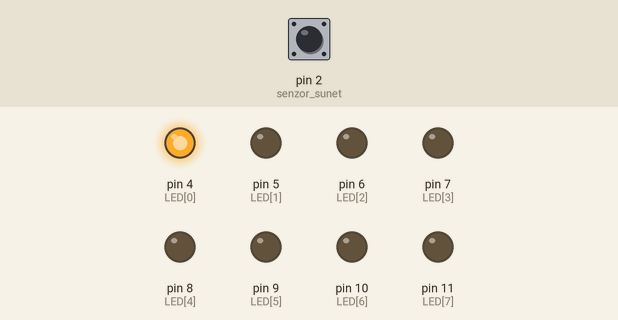
Bench run of a sketch on a simulated Arduino Uno, built with avr-gcc and run on an emulated ATmega328P. Shown: output pins drawn as LEDs (lit = HIGH). Inputs (shaded band) come from the test bench; at power-on: pin 2 (senzor_sunet) HIGH.

Above: at 1.2 s.
1.3 s: pin 2 (senzor_sunet) driven LOW
At 2.5 s:
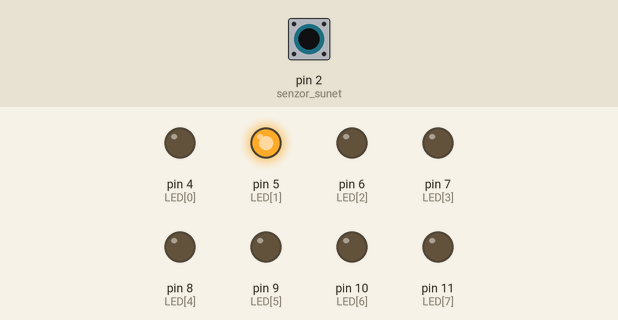
2.8 s: pin 2 (senzor_sunet) pulsed HIGH 5 times (0.12 s each, 0.3 s apart)
At 5.3 s:
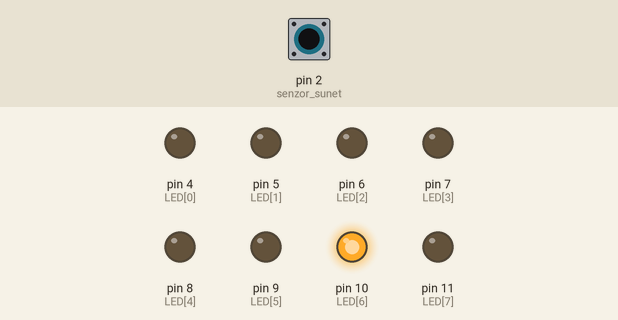
5.8 s: pin 2 (senzor_sunet) pulsed HIGH 2 times (0.12 s each, 0.3 s apart)
At 6.07 s:
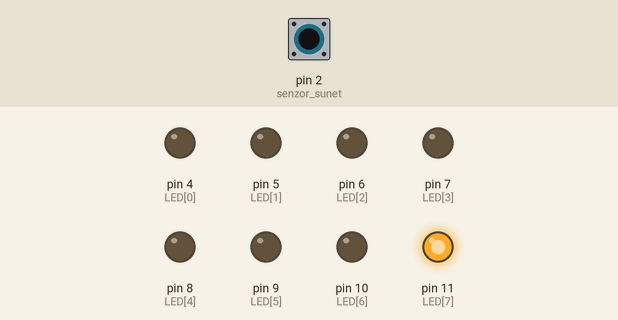
Timing chart, 0 to 8.8 s (numbered marks = the images above; inputs shaded):
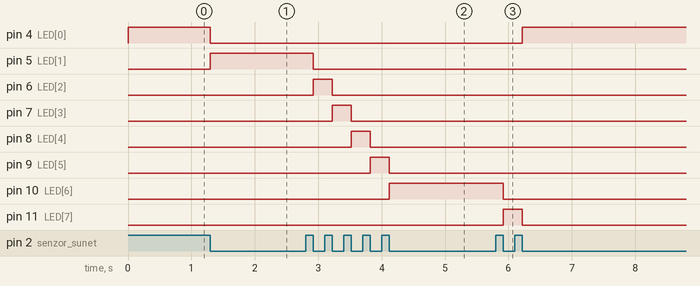

Measured:
- after the input at 1.3 s, pin 4 (LED[0]): HIGH → LOW at once; pin 5 (LED[1]): LOW → HIGH at once
- after the input at 2.8 s, pin 5 (LED[1]): HIGH → LOW after 0.12 s; pin 6 (LED[2]): LOW → HIGH after 0.12 s, → LOW 0.30 s later; pin 7 (LED[3]): LOW → HIGH after 0.42 s, → LOW 0.30 s later; pin 8 (LED[4]): LOW → HIGH after 0.72 s, → LOW 0.30 s later; pin 9 (LED[5]): LOW → HIGH after 1.0 s, → LOW 0.30 s later
- after the input at 5.8 s, pin 4 (LED[0]): LOW → HIGH after 0.42 s; pin 10 (LED[6]): HIGH → LOW after 0.12 s; pin 11 (LED[7]): LOW → HIGH after 0.12 s, → LOW 0.30 s later

The sketch:

interrupts_sound_senzor_LEDs_increment.ino
```cpp
//Conectati doua butoane pe pinii digitali 2,3 si 8 LED-uri pe pinii digitali 4-12.
//La pornire este aprins primul LED.
//La fiecare apasare pe butonul de pe pinul 2 (intrerupere generata pe frontul cazator) se va
//  deplasa la stanga pozitia LED-ului aprins, iar pentru butonul de pe pinul 3 la dreapta.
//Se declara variabila globala volatila directie, care va fi modificata in rutinele de intrerupere si testata in
//  bucla principala (loop).
//directie = 0 -> deplasare stanga
//directie = 1 -> deplasare dreapta
//In locul butoanelor se va folosi senzorul de sunet.
//https://www.arduino.cc/reference/en/language/functions/interrupts/interrupts/

const int senzor_sunet = 2;
const int LED[] = {4,5,6,7,8,9,10,11};

volatile int state = 0;

int x = 0;

void setup()
{
  pinMode(senzor_sunet,INPUT);
  for(int i=0; i<8; ++i)
    pinMode(LED[i],OUTPUT);

  attachInterrupt(digitalPinToInterrupt(senzor_sunet),incrementeaza,FALLING);

  digitalWrite(LED[0],HIGH);
}

void loop()
{
  if(state)
  {
    digitalWrite(LED[x],LOW);
    ++x;
    check_bounds();
    digitalWrite(LED[x],HIGH);
    state = !state;
  }
}

void incrementeaza()
{
  state = !state;
}

void check_bounds()
{
  if(x==-1)
    x = 7;
  if(x==8)
    x = 0;
}
```
